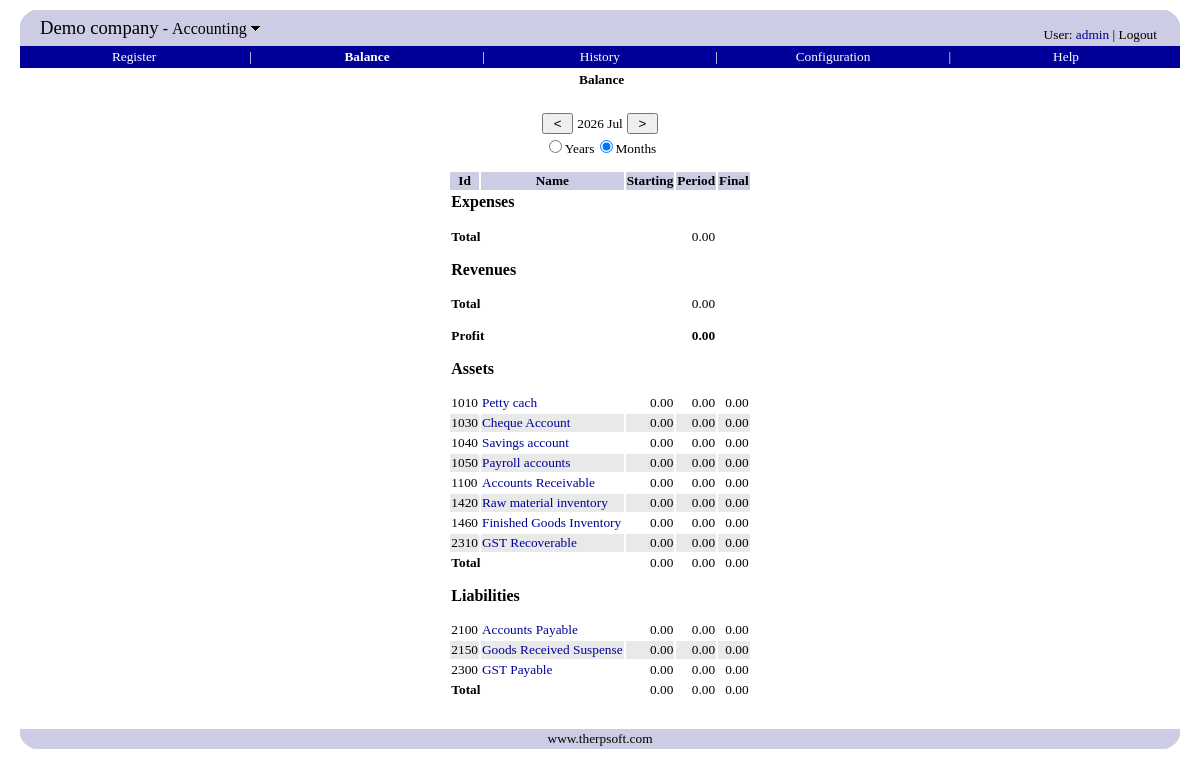
Page /accounting/balance.php (signed in) on the committed database.
### tables this page shows
CREATE TABLE `companyinfo` (
  `companyname` varchar(80) default NULL,
  `vatnumber` varchar(32) default NULL,
  `streetaddress` varchar(128) default NULL,
  `city` varchar(32) default NULL,
  `zipcode` varchar(20) default NULL,
  `email` varchar(80) default NULL
);

CREATE TABLE `accountgroup` (
  `groupid` int(10) unsigned NOT NULL auto_increment,
  `description` varchar(80) NOT NULL,
  PRIMARY KEY  (`groupid`)
);

CREATE TABLE account (
	dimid integer unsigned not null default '1',
	accountid int(10) unsigned NOT NULL,
	name varchar(45) NOT NULL,
	PRIMARY KEY  (dimid, accountid)
);

### include/database.inc.php (called while the page is built, shortened)
<?php
function query($sql)
{
	$q = mysql_query($sql);
	$err = mysql_error();
	return $q;
}
function fetch_array($query)
{
	return mysql_fetch_array($query);
}
function fetch_object($query)
{
	return mysql_fetch_object($query);
}
function findValue($sql, $default = null)
{
    $rs = query($sql);
    $row = fetch_array($rs);
    return $row[0];
}
?>

### accounting/balance.php (the view, shortened to what this page needs)
<?php
include('include.php');
$type = getParam('type', TYPE_MONTHS);
if ($type == TYPE_MONTHS)
	$start = getMonthStepperDate();
else
	$start = getYearStepperDate();
$end = addTime($start, $type);
function showGroup($groupid, $date, $endtime, $assets = false)
{
	$type = getParam('type', TYPE_MONTHS);
	$year = date("y", $date);
	$month = date("m", $date);
	$label = findValue("select description from accountgroup where groupid=$groupid");
	echo "<tr><td colspan=3><h2>" . $label . "</h2></td></tr>";
	$selectSQL = "
	select
		a.accountid,
		name,
		sum(amount) as balance,
		(select sum(amount)
		 from transaction_part tps
		 join transaction ts on ts.transactionid=tps.transactionid
		 where transtime < from_unixtime($date)
		 and tps.accountid=a.accountid and tps.dimid=1) as startbalance,
		(select sum(amount)
		 from transaction_part tpe
		 join transaction te on te.transactionid=tpe.transactionid
		 where transtime < from_unixtime($endtime)
		 and tpe.accountid=a.accountid and tpe.dimid=1) as endbalance
	from account a
	join account_group ag on ag.accountid=a.accountid and ag.dimid=a.dimid
	and ag.groupid=$groupid ";
	if ($assets)
		$selectSQL .= " left outer ";
	$selectSQL .= "
	join
	(
	select accountid, amount
	from transaction_part tp
	join transaction t on t.transactionid=tp.transactionid
	where t.transtime between from_unixtime($date) and from_unixtime($endtime)
	and valid = 1 and tp.dimid=1
	) tp2 on tp2.accountid=a.accountid
	where a.dimid=1
	group by a.accountid, name
	";
	$sum = 0;
	$startSum = 0;
	$endSum = 0;
    $rs = query($selectSQL);
    $class = "odd";
    while ($row = fetch_object($rs)) {
        echo "<tr class='$class'>";
        echo "<td>$row->accountid</td>";
        $href = "account_balance.php?accountid=$row->accountid&year=$year";
        if ($type == TYPE_MONTHS)
        	$href .= "&month=$month";
        echo "<td><a href='$href'>$row->name</a></td>";
		echo "<td align=right>";
		if ($assets) {
			echo formatMoney($row->startbalance);
		}
		echo "</td>";
        echo "<td align=right>" . formatMoney($row->balance) . "</td>";
		echo "<td align=right>";
		if ($assets) {
			echo formatMoney($row->endbalance);
		}
		echo "</td>";
        echo "</tr>";
        $sum += $row->balance;
        $startSum += $row->startbalance;
        $endSum += $row->endbalance;
        $class = ($class == "odd" ? "even" : "odd");
    }
	echo "<tr><td colspan=2><b>" . tr("Total") . "</b></td>";
	echo "<td align=right>";
	if ($assets)
		echo formatMoney($startSum);
	echo "</td>";
	echo "<td align=right>" . formatMoney($sum) . "</td>";
	echo "<td align=right>";
	if ($assets)
		echo formatMoney($endSum);
	echo "</td>";
	echo "</tr>";
	echo "<tr height=10></tr>";
	return $sum;
}
?>
<head>
</head>
<body>
<?php menubar("balance.php") ?>
<br/>
<form name=searchform action="balance.php" method="GET">
<center>
<?php
$yearsChecked = '';
$monthsChecked = '';
if ($type == TYPE_YEARS) {
	yearStepper($start);
	$yearsChecked = 'checked';
} else {
	$monthsChecked = 'checked';
}
echo "<input type=radio name=type value='" . TYPE_YEARS . "' $yearsChecked onClick='document.searchform.submit()'>" . tr("Years") . "</input>";
echo "<input type=radio name=type value='" . TYPE_MONTHS . "' $monthsChecked onClick='document.searchform.submit()'>" . tr("Months") . "</input>";
?>
</center>
</form>
<center>
<table>
<th><?php etr("Id") ?></th>
<th><?php etr("Name") ?></th>
<th><?php etr("Starting") ?></th>
<th><?php etr("Period") ?></th>
<th><?php etr("Final") ?></th>
<?php
$revenues = showGroup(GROUPID_REVENUES, $start, $end);
$expenses = showGroup(GROUPID_EXPENSES, $start, $end);
$profit = (-1) * ($expenses + $revenues);
echo "<tr>";
echo "<td colspan=3><b>" . tr("Profit") . "</b></td>";
echo "<td align=right><b>" . formatMoney($profit) . "</b></td>";
echo "</tr>";
echo "<tr height=10></tr>";
showGroup(GROUPID_ASSETS, $start, $end, true);
showGroup(GROUPID_LIABILITIES, $start, $end, true);
?>
</table>
</center>
<?php bottom() ?>
</body>

### include/therp_include.php (shortened to what this page needs)
<?php
include('standard_include.php');
function top0($module = null)
{
	echo "<table cellpadding=0 cellspacing=0 width='100%' border=0>";
	echo "<tr>";
	echo "<td width=20><img src='../images/tl.png'></td>";
	echo "<td rowspan=2 bgColor='#CCCCE5'>";
	$title = tr("Switch module");
	$thERP = findValue("select companyname from companyinfo");
	echo "<span style='font-size: 14pt;'>";
	echo "<a class=logo href='../common/modules.php' title='$title'>$thERP</a></span>";
	if ($module != null) {
		echo "<span style='font-size: 12pt;'>&nbsp;-&nbsp;";
		$onMouseOver = "document.getElementById(\"down\").src=\"../images/down_hover.gif\"";
		$onMouseOut = "document.getElementById(\"down\").src=\"../images/down.gif\"";
		echo "<a class=logo href='../common/modules.php' title='$title' ";
		echo "onMouseOver='$onMouseOver' onMouseOut='$onMouseOut'>";
		echo tr($module);
		echo "&nbsp;<img id=down src='../images/down.gif' border=0 style='position: relative; top: -2'>";
		echo "</a>";
		echo "</span>";
	}
	echo "</td>";
	echo "<td align=right valign=bottom rowspan=2 bgColor='#CCCCE5' style='padding: 3'>";
	echo "<span class=username>";
	$href = '../payroll/selfservice_settings.php';
	echo tr("User") . ": <a href='$href'>" . getUser() . "</a> | <a href='../common/modules.php?logout=true' class=logo>";
	echo tr("Logout") . "</a>";
	echo "</span>\n";
	echo "</td>";
	echo "<td width=20><img src='../images/tr.png'></td>";
	echo "</tr>";
	echo "<tr bgColor='#CCCCE5'>";
	echo "<td>&nbsp;</td>";
	echo "<td>&nbsp;</td>";
	echo "</tr>";
	echo "</table>\n";
}
function bottom()
{
	echo "<br>";
	echo "<table cellpadding=0 cellspacing=0 width='100%' border=0>";
	echo "<tr>";
	echo "<td width=20><img src='../images/bl.png'></td>";
	echo "<td bgColor='#CCCCE5' align=center><a href='http://www.therpsoft.com' class=logo>www.therpsoft.com</a></td>";
	echo "<td width=20><img src='../images/br.png'></td>";
	echo "</tr>";
	echo "</table>";
}
function menu($href, $text, $width, $hasNext, $currentHref)
{
	$current = $href == $currentHref;
	$class = $current ? 'menubar_current' : 'menubar';
	echo "<td width='$width%' align='center'><a class=$class href='$href'>" . tr($text) . "</a></td>\n";
	if ($hasNext)
		echo "<td>|</td>";
}
?>

### include/therp.css (style rules this page uses)
H2 { font-family: verdana; font-size: 12pt; font-weight: bold; }
BODY { margin-left: 20; margin-right: 20; margin-top: 10; margin-bottom: 40; font-family: verdana; font-size: 10pt; }
TH { font-family: verdana; font-size: 10pt; background-color: #CCCCE5; font-weight: bold; }
TD { font-family: verdana; font-size: 10pt; }
TR.even { background-color: #E9E9E9; }
A { text-decoration: none; color: #000099; }
.menubar { background-color: #000099; color: white; text-decoration: none; font-weight: normal; }
.menubar_current { color: white; text-decoration: none; font-weight: bold; }
A.logo { text-decoration: none; color: black; }
.username { font-size: 10pt; }

### rows in the picture
companyinfo: companyname "Demo company"
accountgroup: description "Expenses"
accountgroup: description "Revenues"
accountgroup: description "Assets"
account: accountid "1010", name "Petty cach", startbalance "0.00", balance "0.00", endbalance "0.00"
account: accountid "1030", name "Cheque Account", startbalance "0.00", balance "0.00", endbalance "0.00"
account: accountid "1040", name "Savings account", startbalance "0.00", balance "0.00", endbalance "0.00"
account: accountid "1050", name "Payroll accounts", startbalance "0.00", balance "0.00", endbalance "0.00"
account: accountid "1100", name "Accounts Receivable", startbalance "0.00", balance "0.00", endbalance "0.00"
account: accountid "1420", name "Raw material inventory", startbalance "0.00", balance "0.00", endbalance "0.00"
account: accountid "1460", name "Finished Goods Inventory", startbalance "0.00", balance "0.00", endbalance "0.00"
account: accountid "2310", name "GST Recoverable", startbalance "0.00", balance "0.00", endbalance "0.00"
accountgroup: description "Liabilities"
account: accountid "2100", name "Accounts Payable", startbalance "0.00", balance "0.00", endbalance "0.00"
account: accountid "2150", name "Goods Received Suspense", startbalance "0.00", balance "0.00", endbalance "0.00"
account: accountid "2300", name "GST Payable", startbalance "0.00", balance "0.00", endbalance "0.00"

### other values in the picture
tr($module) "Accounting"
tr("User") "User"
getUser() "admin"
tr("Logout") "Logout"
tr($text) "Register Balance History Configuration Help"
$title "Balance"
date("Y M", $date) "2026 Jul"
tr("Years") "Years"
tr("Months") "Months"
tr($text) "Id Name Starting Period Final"
tr("Total") "Total Total Total Total"
formatMoney($sum) "0.00 0.00 0.00 0.00"
tr("Profit") "Profit"
formatMoney($profit) "0.00"
formatMoney($startSum) "0.00 0.00"
